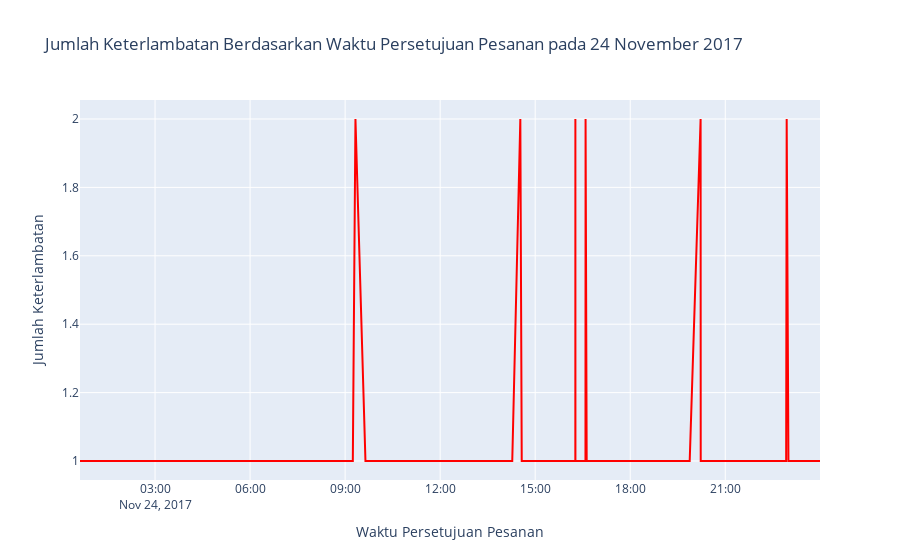

Notebook source saved alongside this figure:
### Markdown cell above
Saat kita menganalisis lebih detail pada tanggal 24 November 2017, grafik menunjukkan bahwa tidak ada aktivitas yang signifikan sepanjang hari yang menyebabkan keterlambatan. Hal ini mengindikasikan bahwa penyebab keterlambatan pada tanggal tersebut mungkin tidak terhubung dengan pola harian yang terlihat dalam data.

### Code cell
# Langkah 1: Mengubah format kolom order_approved_at menjadi datetime
df['order_approved_at'] = pd.to_datetime(df['order_approved_at'])

# Langkah 2: Filter data untuk tanggal 9 Februari 2017
df_nov_24_2017 = df[df['order_approved_at'].dt.date == pd.to_datetime('2017-11-24').date()]

# Langkah 3: Menghitung jumlah keterlambatan untuk setiap waktu persetujuan pesanan pada tanggal tersebut
late_counts = df_nov_24_2017[df_nov_24_2017['is_late'] == 1].groupby('order_approved_at').size().reset_index(name='late_count')

# Langkah 4: Membuat visualisasi dengan Plotly
fig = px.line(
    late_counts,
    x='order_approved_at',
    y='late_count',
    title='Jumlah Keterlambatan Berdasarkan Waktu Persetujuan Pesanan pada 24 November 2017',
    labels={'order_approved_at': 'Waktu Persetujuan Pesanan', 'late_count': 'Jumlah Keterlambatan'}
)

fig.update_traces(line=dict(color='red'))

fig.show()

### Figure 1 — Plotly figure (JSON) as saved in the notebook; plotly's stock layout.template omitted (floating-point values rounded to 4 significant figures)
{"data": [{"hovertemplate": "Waktu Persetujuan Pesanan=%{x}<br>Jumlah Keterlambatan=%{y}<extra></extra>", "legendgroup": "", "line": {"color": "red", "dash": "solid"}, "marker": {"symbol": "circle"}, "mode": "lines", "name": "", "orientation": "v", "showlegend": false, "type": "scatter", "x": ["2017-11-24T00:37:51", "2017-11-24T00:56:31", "2017-11-24T01:09:57", "2017-11-24T01:10:06", "2017-11-24T01:11:13", "2017-11-24T01:29:47", "2017-11-24T02:10:00", "2017-11-24T02:13:24", "2017-11-24T03:09:53", "2017-11-24T03:10:54", "2017-11-24T03:10:56", "2017-11-24T03:11:28", "2017-11-24T03:12:34", "2017-11-24T03:12:50", "2017-11-24T03:12:51", "2017-11-24T04:28:29", "2017-11-24T04:28:35", "2017-11-24T05:38:20", "2017-11-24T09:12:01", "2017-11-24T09:14:34", "2017-11-24T09:19:33", "2017-11-24T09:38:31", "2017-11-24T09:50:42", "2017-11-24T09:51:59", "2017-11-24T10:13:12", "2017-11-24T10:14:38", "2017-11-24T10:30:39", "2017-11-24T10:31:08", "2017-11-24T10:31:46", "2017-11-24T12:13:01", "2017-11-24T12:14:31", "2017-11-24T12:16:06", "2017-11-24T12:52:22", "2017-11-24T12:52:51", "2017-11-24T13:11:28", "2017-11-24T13:13:17", "2017-11-24T13:13:20", "2017-11-24T13:13:41", "2017-11-24T13:15:51", "2017-11-24T13:18:33", "2017-11-24T13:31:53", "2017-11-24T13:35:42", "2017-11-24T13:53:56", "2017-11-24T14:16:32", "2017-11-24T14:31:50", "2017-11-24T14:34:31", "2017-11-24T14:52:34", "2017-11-24T14:52:36", "2017-11-24T14:59:27", "2017-11-24T15:13:37", "2017-11-24T15:14:08", "2017-11-24T15:14:31", "2017-11-24T15:14:34", "2017-11-24T15:33:11", "2017-11-24T15:33:47", "2017-11-24T15:34:54", "2017-11-24T15:52:52", "2017-11-24T15:55:17", "2017-11-24T16:14:45", "2017-11-24T16:15:04", "2017-11-24T16:16:01", "2017-11-24T16:16:06", "2017-11-24T16:16:12", "2017-11-24T16:19:01", "2017-11-24T16:32:36", "2017-11-24T16:35:13", "2017-11-24T16:35:24", "2017-11-24T16:36:25", "2017-11-24T16:37:30", "2017-11-24T16:53:55", "2017-11-24T17:13:52", "2017-11-24T17:23:29", "2017-11-24T17:36:32", "2017-11-24T17:37:49", "2017-11-24T17:54:15", "2017-11-24T18:11:48", "2017-11-24T18:51:43", "2017-11-24T18:51:44", "2017-11-24T19:12:30", "2017-11-24T19:13:04", "2017-11-24T19:36:29", "2017-11-24T19:38:06", "2017-11-24T19:52:38", "2017-11-24T20:13:17", "2017-11-24T20:13:31", "2017-11-24T20:18:34", "2017-11-24T20:52:12", "2017-11-24T20:52:18", "2017-11-24T20:52:22", "2017-11-24T20:52:33", "2017-11-24T20:55:56", "2017-11-24T20:56:36", "2017-11-24T21:14:22", "2017-11-24T21:16:22", "2017-11-24T21:16:51", "2017-11-24T21:34:25", "2017-11-24T22:34:35", "2017-11-24T22:36:27", "2017-11-24T22:36:31", "2017-11-24T22:38:47", "2017-11-24T22:39:23", "2017-11-24T22:55:18", "2017-11-24T22:56:18", "2017-11-24T22:59:39", "2017-11-24T23:13:38", "2017-11-24T23:14:30", "2017-11-24T23:32:24", "2017-11-24T23:32:50", "2017-11-24T23:33:05", "2017-11-24T23:34:14", "2017-11-24T23:34:54", "2017-11-24T23:36:44", "2017-11-24T23:59:25"], "xaxis": "x", "y": [1, 1, 1, 1, 1, 1, 1, 1, 1, 1, 1, 1, 1, 1, 1, 1, 1, 1, 1, 1, 2, 1, 1, 1, 1, 1, 1, 1, 1, 1, 1, 1, 1, 1, 1, 1, 1, 1, 1, 1, 1, 1, 1, 1, 2, 1, 1, 1, 1, 1, 1, 1, 1, 1, 1, 1, 1, 1, 1, 1, 1, 2, 1, 1, 1, 1, 2, 1, 1, 1, 1, 1, 1, 1, 1, 1, 1, 1, 1, 1, 1, 1, 1, 2, 1, 1, 1, 1, 1, 1, 1, 1, 1, 1, 1, 1, 1, 1, 1, 1, 1, 1, 2, 1, 1, 1, 1, 1, 1, 1, 1, 1, 1], "yaxis": "y"}], "layout": {"legend": {"tracegroupgap": 0}, "title": {"text": "Jumlah Keterlambatan Berdasarkan Waktu Persetujuan Pesanan pada 24 November 2017"}, "xaxis": {"anchor": "y", "domain": [0, 1], "title": {"text": "Waktu Persetujuan Pesanan"}}, "yaxis": {"anchor": "x", "domain": [0, 1], "title": {"text": "Jumlah Keterlambatan"}}}}
